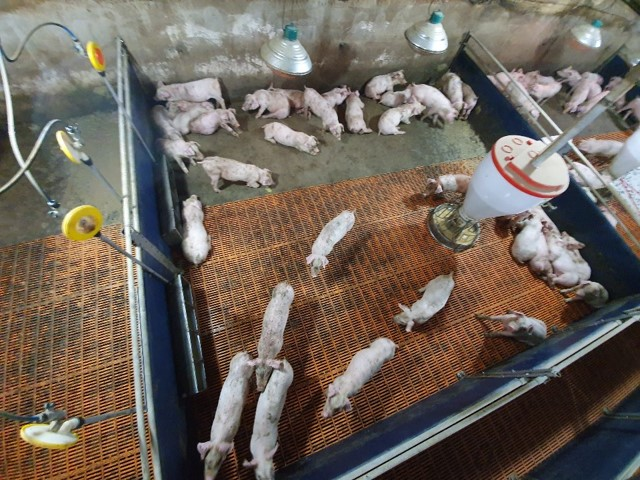
#> input picture 240520/ansung/1.jpg, 640 x 480 px; its folder holds only this picture in this run
$ python pixel_gray.py
#> lines starting #> are read from the running program, lines starting #| are printed output that depends on the picture
import cv2
import os
import matplotlib.pyplot as plt
import numpy as np

# import folder
folder_path = './ansung'
files = os.listdir(folder_path)

frame_cnt = len(files)

hist_acc = np.zeros([256, 1])

for file in files:
    # read file
    file_path = os.path.join(folder_path, file)
    image = cv2.imread(file_path)
#> image is the input picture: shape (480, 640, 3); mean B, G, R 91.4, 100.8, 111.1

    image = cv2.cvtColor(image, cv2.COLOR_BGR2GRAY)
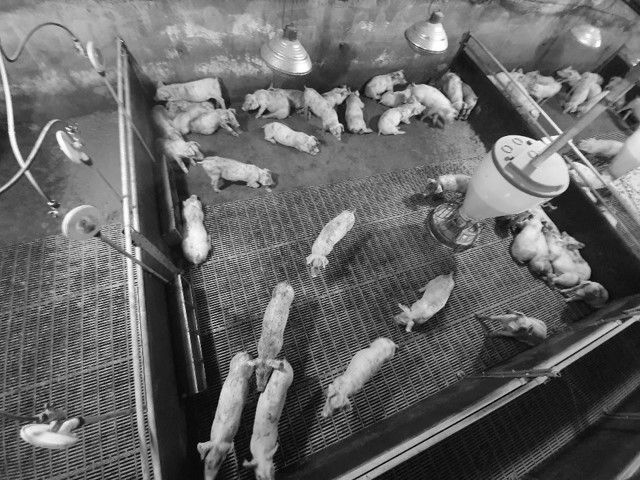
#> image: shape (480, 640); min 1, max 255, mean 102.8

    # dist of pixels
    hist = cv2.calcHist([image], [0], None, [256], [0, 256])
#> hist = 256 values, max 2604 at index 28, min 0 at index 0, mean 1200
    hist_acc += hist
#> hist_acc has the same summary as hist


# close object and window
cv2.destroyAllWindows()

# plot
plt.xlabel("Pixel Value")
plt.xlim([0, 256])
plt.plot(hist_acc / frame_cnt)

plt.show()
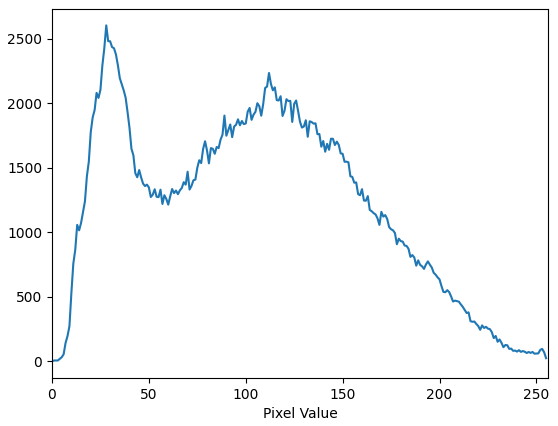
#> figure drawn by matplotlib, 1 panel; curve peaks at x = 28, y = 2604

$ run again, on 240520/ansung/2.jpg
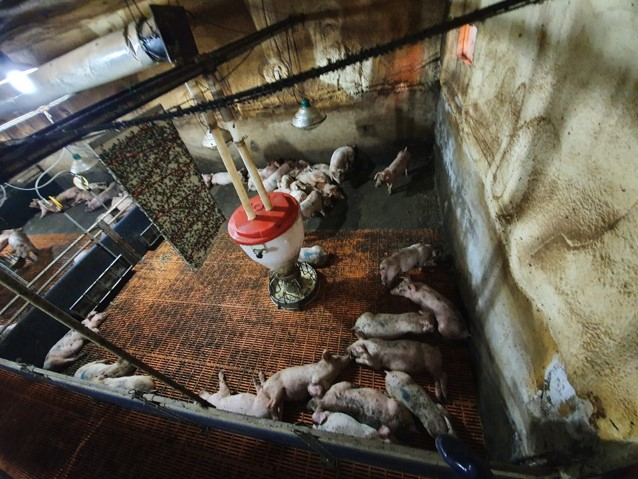
#> input picture 240520/ansung/2.jpg, 638 x 479 px
#> image is the input picture: shape (479, 638, 3); mean B, G, R 72.8, 85.6, 92.8
#> `image = cv2.cvtColor(image, cv2.COLOR_BGR2GRAY)`:
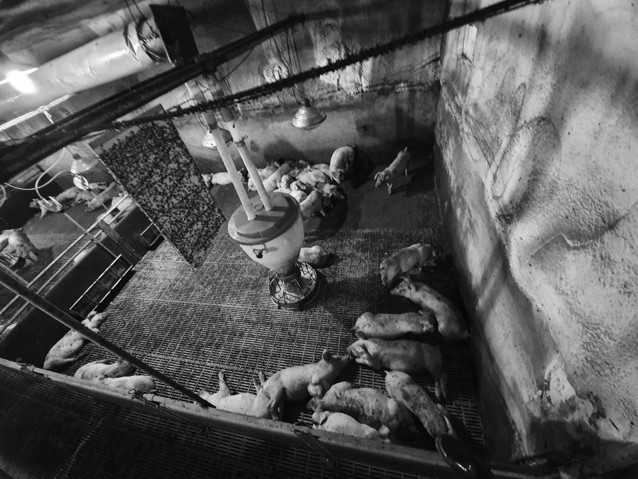
#> image: shape (479, 638); min 0, max 255, mean 86.3
#> hist = 256 values, max 4139 at index 16, min 1 at index 0, mean 1193.8
#> hist_acc has the same summary as hist
#> `plt.show()`:
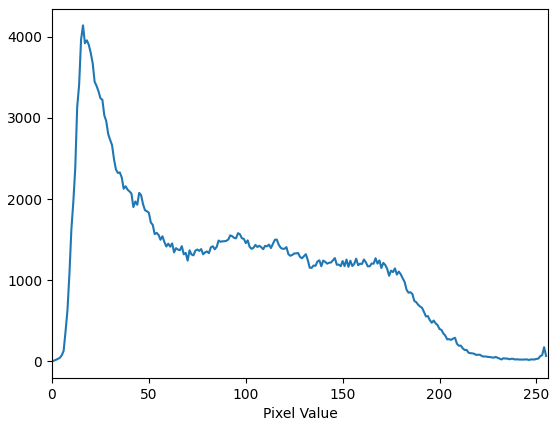
#> figure drawn by matplotlib, 1 panel; curve peaks at x = 16, y = 4139
